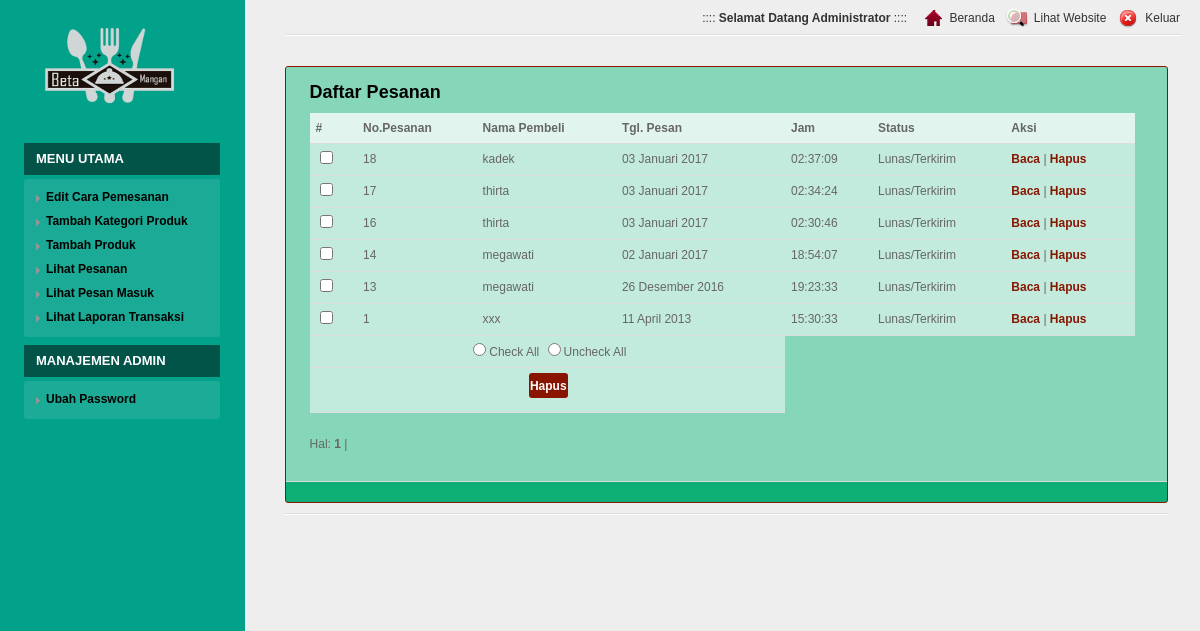
The page /login/media.php?module=order (signed in) on the database its author committed.
### tables this page shows
CREATE TABLE IF NOT EXISTS `orders` (
  `id_orders` int(5) NOT NULL AUTO_INCREMENT,
  `nama_kustomer` varchar(100) NOT NULL,
  `alamat` text NOT NULL,
  `telpon` varchar(20) NOT NULL,
  `status_order` varchar(50) NOT NULL DEFAULT 'Baru',
  `tgl_order` date NOT NULL,
  `jam_order` time NOT NULL,
  PRIMARY KEY (`id_orders`)
);

### config/fungsi_indotgl.php (called while the page is built, shortened)
<?php
	function tgl_indo($tgl){
			$tanggal = substr($tgl,8,2);
			$bulan = getBulan(substr($tgl,5,2));
			$tahun = substr($tgl,0,4);
			return $tanggal.' '.$bulan.' '.$tahun;
	}
	function getBulan($bln){
				switch ($bln){
					case 1:
						return "Januari";
						break;
					case 4:
						return "April";
						break;
					case 12:
						return "Desember";
						break;
				}
			}
?>

### login/modul/mod_order/order.php (the view, shortened to what this page needs)
<?php
 if (empty($_SESSION['username']) AND empty($_SESSION['passuser'])){
  echo "<link href='style.css' rel='stylesheet' type='text/css'>
 <center>Untuk mengakses modul, Anda harus login <br>";
  echo "<a href=../../index.php><b>LOGIN</b></a></center>";
}
else{
$aksi="modul/mod_order/aksi_order.php";
switch($_GET[act]){
  default:
    echo "<form action=modul/mod_order/aksi_alldel.php method=POST>";
    echo "<h2>Daftar Pesanan</h2>
          <table>
          <tr><th>#</th><th>No.Pesanan</th><th>Nama Pembeli</th><th>Tgl. Pesan</th><th>Jam</th><th>Status</th><th>Aksi</th></tr>";
    $p      = new Paging;
    $batas  = 10;
    $posisi = $p->cariPosisi($batas);
    $tampil = mysql_query("SELECT * FROM orders ORDER BY id_orders DESC LIMIT $posisi,$batas");
    $no=0;
    while($r=mysql_fetch_array($tampil)){
      $tanggal=tgl_indo($r[tgl_order]);
      echo "<tr><td><input type=checkbox name=cek[] value=$r[id_orders] id=id$no></td>
	            <td >$r[id_orders]</td>
                <td>$r[nama_kustomer]</td>
				<td>$tanggal</td>
                <td>$r[jam_order]</td>
                <td>$r[status_order]</td>
		            <td><a href=?module=order&act=detailorder&id=$r[id_orders]><b>Baca</b></a> |
		                <a href=$aksi?module=order&act=hapus&id=$r[id_orders]><b>Hapus</b></a></td></tr>";
      $no++;
    }
    echo "<tr><td colspan=4 align=center>
<input type=radio name=pilih onClick='for (i=0;i<$no;i++){document.getElementById(\"id\"+i).checked=true;}'>Check All
<input type=radio name=pilih onClick='for (i=0;i<$no;i++){document.getElementById(\"id\"+i).checked=false;}'>Uncheck All
</td></tr>
<tr><td colspan=4 align=center><input type=submit class='tombol' value=Hapus></td>
</tr></table></form>";
    $jmldata = mysql_num_rows(mysql_query("SELECT * FROM orders"));
    $jmlhalaman  = $p->jumlahHalaman($jmldata, $batas);
    $linkHalaman = $p->navHalaman($_GET[halaman], $jmlhalaman);
    echo "<div class=paging>Hal: $linkHalaman</div><br>";
    break;
 }
}
?>

### login/media.php (shortened to what this page needs)
<?php
if (empty($_SESSION['username']) AND empty($_SESSION['passuser'])){
  echo "<link href='css/screen.css' rel='stylesheet' type='text/css'><link href='css/reset.css' rel='stylesheet' type='text/css'>
 <center><br><br><br><br><br><br>Maaf, untuk masuk <b>Halaman Administrator</b><br>
  <center>anda harus <b>Login</b> dahulu!<br><br>";
 echo "<div> <a href='index.php'><img src='images/kunci.png'  height=176 width=143></a>
             </div>";
  echo "<input type=button class=simplebtn value='LOGIN DI SINI' onclick=location.href='index.php'></a></center>";
}
else{
?>
<!DOCTYPE html PUBLIC "-//W3C//DTD XHTML 1.0 Strict//EN" "http://www.w3.org/TR/xhtml1/DTD/xhtml1-strict.dtd">
<html xmlns="http://www.w3.org/1999/xhtml">
<head>
<link rel="stylesheet" href="css/reset.css" type="text/css"/>
<link rel="stylesheet" href="css/screen.css" type="text/css"/>
<link rel="stylesheet" href="css/fancybox.css" type="text/css"/>
<link rel="stylesheet" href="css/jquery.wysiwyg.css" type="text/css"/>
<link rel="stylesheet" href="css/jquery.ui.css" type="text/css"/>
<link rel="stylesheet" href="css/visualize.css" type="text/css"/>
<link rel="stylesheet" href="css/visualize-light.css" type="text/css"/>
</head>
<body>
	<div class="sidebar">
		<div class="logo clear"><img src="images/logo.png" alt="" width="185" height="80" /></div>
		<div class="menu">
		  <ul><li><a href="#">MENU UTAMA</a>
			  <ul>
				  <?php include "menu.php"; ?>
			  </ul>
			</li>
				  <li><a href="#">MANAJEMEN ADMIN</a>
				  <ul>
					<?php include "menu3.php"; ?>
				</ul>
			</li>
			</ul>
	  </div>
	</div>
	<div class="main">
	<div class="main-wrap">
		<div class="header clear">
			<ul class="links clear">
			<li>:::: <strong>Selamat Datang <?=$_SESSION[namalengkap]?></strong>&nbsp;::::&nbsp;</li>
			<li><a href="?module=home"><img src="images/home.png" alt="" class="icon" /> <span class="text">Beranda</span></a></li>
			<li><a href="logout2.php"><img src="images/ico_view_24.png" alt="" class="icon" /> <span class="text">Lihat Website</span></li>
			<li><a href="logout.php"><img src="images/ico_logout_24.png" alt="" class="icon" /> <span class="text">Keluar</span></a></li>
			</ul>
		</div>
		<div class="page clear">
<div class="notification note-success">
  <table width="100%" border="0" cellspacing="0" cellpadding="0">
    <tr>
      <td width="2%">&nbsp;</td>
      <td width="95%"><?php include "content.php"; ?></td>
      <td width="3%">&nbsp;</td>
    </tr>
  </table>
</div>
		<div class="footer clear"></div>
	</div>
	</div>
</div>
</body>
</html>
<?php
}
?>

### login/menu.php (shortened to what this page needs)
<?php
$sql=mysql_query("select * from modul where aktif='Y' order by urutan");
if ($m=mysql_fetch_array($sql)){
echo "<li><a href='?module=carapesan'><b>Edit Cara Pemesanan</b></a></li>";
echo "<li><a href='?module=kategori'><b>Tambah Kategori Produk</b></a></li>";
echo "<li><a href='?module=produk'><b>Tambah Produk</b></a></li>";
echo "<li><a href='?module=order'><b>Lihat Pesanan</b></a></li>";
echo "<li><a href='?module=hubungi'><b>Lihat Pesan Masuk</b></a></li>";
echo "<li><a href='?module=laporan'><b>Lihat Laporan Transaksi</b></a></li>";
}
?>

### login/menu3.php (shortened to what this page needs)
<?php
if ($m=mysql_fetch_array($sql)){
    echo "<li><a href='?module=password'><b>Ubah Password</b></a></li>";
}
?>

### login/content.php (shortened to what this page needs)
<?php
include "../config/library.php";
include "../config/fungsi_indotgl.php";
include "../config/class_paging.php";
if ($_GET[module]=='home'){
  echo "<h2>Selamat Datang</h2>
          <p>Hai <b>$_SESSION[namalengkap]</b>, selamat datang di halaman Administrator.<br> Silahkan klik menu pilihan yang berada
          di sebelah kiri untuk mengelola konten website anda. </p>
          <p>&nbsp;</p><p>&nbsp;</p><p>&nbsp;</p><p>&nbsp;</p><p>&nbsp;</p><p>&nbsp;</p><p>&nbsp;</p><p>&nbsp;</p>
          <p align=right>Login : $hari_ini, ";
  echo tgl_indo(date("Y m d"));
  echo " | ";
  echo date("H:i:s");
  echo " WIB</p>";
}
elseif ($_GET[module]=='kategori'){
    include "modul/mod_kategori/kategori.php";
}
elseif ($_GET[module]=='produk'){
    include "modul/mod_produk/produk.php";
}
elseif ($_GET[module]=='bestseller'){
    include "modul/mod_bestseller/bestseller.php";
}
elseif ($_GET[module]=='order'){
    include "modul/mod_order/order.php";
}
elseif ($_GET[module]=='profil'){
    include "modul/mod_profil/profil.php";
}
elseif ($_GET[module]=='hubungi'){
    include "modul/mod_hubungi/hubungi.php";
}
elseif ($_GET[module]=='carapesan'){
    include "modul/mod_carapesan/carapesan.php";
}
elseif ($_GET[module]=='password'){
    include "modul/mod_password/password.php";
}
elseif ($_GET[module]=='laporan'){
    include "modul/mod_laporan/laporan.php";
}
elseif ($_GET[module]=='welcome'){
    include "modul/mod_welcome/welcome.php";
}
else{
  echo "<p><b>MODUL BELUM ADA ATAU BELUM LENGKAP</b></p>";
}
?>

### config/class_paging.php (shortened to what this page needs)
<?php
class Paging{
function cariPosisi($batas){
if(empty($_GET[halaman])){
	$posisi=0;
}
else{
	$posisi = ($_GET[halaman]-1) * $batas;
}
return $posisi;
}
function jumlahHalaman($jmldata, $batas){
$jmlhalaman = ceil($jmldata/$batas);
return $jmlhalaman;
}
function navHalaman($halaman_aktif, $jmlhalaman){
$link_halaman = "";
for ($i=1; $i<=$jmlhalaman; $i++){
  if ($i == $halaman_aktif){
    $link_halaman .= "<b>$i</b> | ";
  }
else{
  $link_halaman .= "<a href=$_SERVER[PHP_SELF]?module=$_GET[module]&halaman=$i>$i</a> | ";
}
$link_halaman .= " ";
}
return $link_halaman;
}
}
?>

### login/css/screen.css (style rules this page uses)
html { background: url('../images/main.gif') top left #EEEEEE; }
body { background: url('../images/login.gif') top left repeat-y; min-width: 1000px; min-height: 900px; text-align: left; margin: 0px; font-family: arial; font-size: 12px; color: #666666; }
.clear:after { content: "."; display: block; height: 0; overflow:hidden; clear: both; visibility: hidden; }
a { color:#891501; text-decoration: none; }
strong { color: #333333; }
.sidebar { width: 196px; float: left; padding: 0px 20px 0px 24px; }
.main { margin-left: 285px; margin-right: 20px; }
.main-wrap { width: 100%; float: left; }
.page { padding-right: 12px; padding-bottom: 50px; }
.logo { width: 196px; margin-top: 25px; margin-bottom: 35px; }
.menu { padding-top: 0px; margin-bottom: 30px; }
.menu ul { font-size: 13px; }
.menu li { padding-bottom: 8px; }
.menu li a { display: block; line-height: 16px; padding: 8px 12px 8px 12px; background: url('../images/menu_button.png') top left no-repeat; color: #FFFFFF; text-decoration: none; font-weight: bold; }
.menu ul ul { font-size: 12px; width: 100%; background: url('../images/bck_white_10.png'); margin-top: 4px; padding: 6px 0px 8px 0px; -moz-border-radius: 3px 3px 3px 3px; -webkit-border-radius: 3px 3px 3px 3px; border-radius: 3px 3px 3px 3px; }
.menu li li { padding: 4px 0px 4px 0px; }
.menu li li a { padding: 0px 12px 0px 22px !important; background: url('../images/arrow_sm_grey.gif') 12px 6px no-repeat !important; font-weight: normal; color: #000000!important; }
.header { background: url('../images/line.gif') bottom left repeat-x; margin-bottom: 30px; }
.header .links { float: right; line-height: 24px; color: #333333; padding: 6px 0px 6px 0px; }
.header .links li { float: left; margin-left: 10px; }
.header .links .icon { display: block; width: 24px; height: 24px; float: left; margin-right: 5px; }
.header .links a { color: #333333; text-decoration: none; }
h2 { color: #000; font-size: 18px; font-weight: bold; padding-top: 10px; margin-bottom: 10px; }
.page table { width: 100%; margin: 0px; margin-bottom: 20px; }
.page th { background: url('../images/header.gif') top left repeat-x #FFFFFF; border-bottom: 1px solid #DDDDDD; text-align: left; line-height: 22px; padding: 4px 6px 4px 6px; color: #333333; white-space: nowrap; }
.page td { background: url('../images/bck_white_50.png') top left; border-bottom: 1px solid #DDDDDD; line-height: 22px; padding: 4px 6px 4px 6px; }
.page tbody th { background: url('../images/bck_white_75.png') top left; font-weight: bold; white-space: nowrap; color: #666666; }
form { width: 100%; }
.notification { border: 1px solid #666666; border-radius: 3px; display: block; margin-bottom: 10px; overflow: hidden; padding: 0px; position: relative; z-index: 1; zoom: 1; -moz-border-radius: 3px; -webkit-border-radius: 3px; background-color: #8F3E49; }
.note-success { background: #01A18A url('../images/bck_success.png'); border-color: #891501; }
.footer { width: 100%; font-size: 11px; padding: 10px 0px 30px 0px; background: url('../images/line.gif') top left repeat-x; }
.tombol { border:0; background:#891501; color:#FFF; -webkit-border-radius:3px; -moz-border-radius:3px; margin:1px 0 10px 2px; padding:1px; cursor:pointer; font-weight:bold; font-size: 12px; height: 25px; }

### rows shown on the page
orders: id_orders "18", nama_kustomer "kadek", tgl_order "03 Januari 2017", jam_order "02:37:09", status_order "Lunas/Terkirim"
orders: id_orders "17", nama_kustomer "thirta", tgl_order "03 Januari 2017", jam_order "02:34:24", status_order "Lunas/Terkirim"
orders: id_orders "16", nama_kustomer "thirta", tgl_order "03 Januari 2017", jam_order "02:30:46", status_order "Lunas/Terkirim"
orders: id_orders "14", nama_kustomer "megawati", tgl_order "02 Januari 2017", jam_order "18:54:07", status_order "Lunas/Terkirim"
orders: id_orders "13", nama_kustomer "megawati", tgl_order "26 Desember 2016", jam_order "19:23:33", status_order "Lunas/Terkirim"
orders: id_orders "1", nama_kustomer "xxx", tgl_order "11 April 2013", jam_order "15:30:33", status_order "Lunas/Terkirim"

### other values the page prints
$_SESSION[namalengkap] "Administrator"
